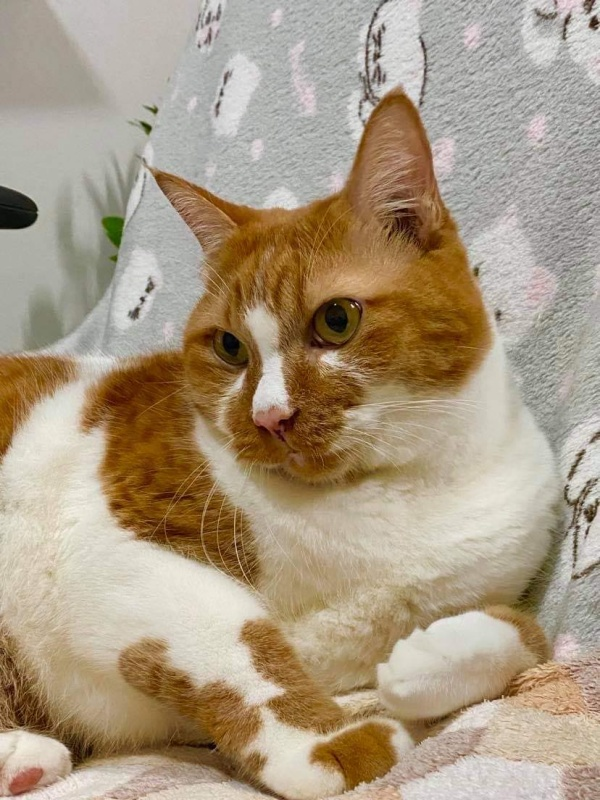
#> input picture assets/3.1_cat.jpg, 600 x 800 px
$ python assignment21.py
#> lines starting #> are read from the running program, lines starting #| are printed output that depends on the picture; after the words box and inside, x2 and y2 are one past the last pixel; in counts of white or black regions, pixels touching at a corner belong together
import cv2 as cv
from matplotlib import pyplot as plt
img = cv.imread('assets/3.1_cat.jpg',0)
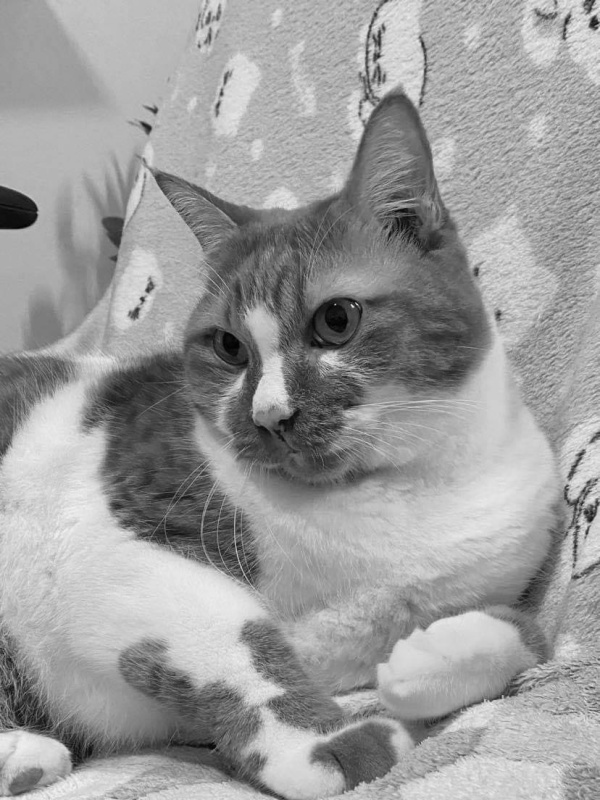
#> img: shape (800, 600); min 0, max 242, mean 155.6
ret1, th1 = cv.threshold(img,127,255,cv.THRESH_BINARY)
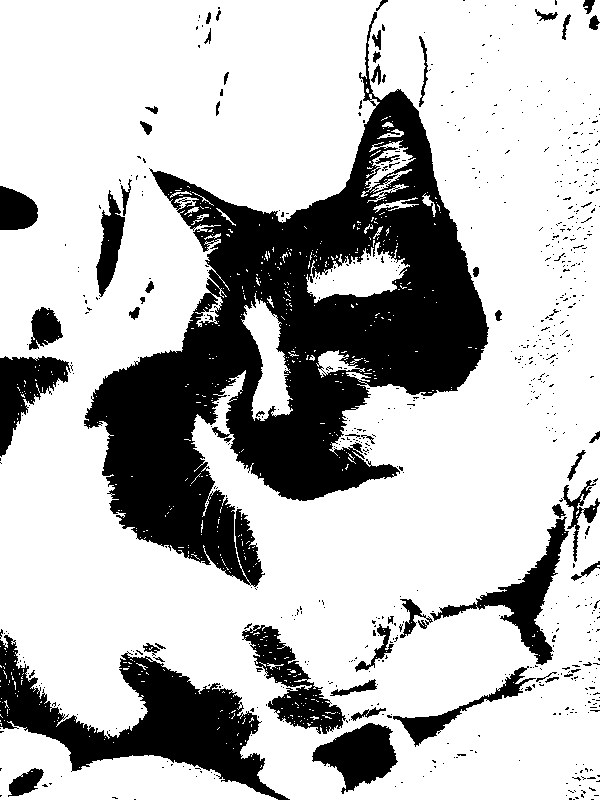
#> th1: shape (800, 600); 73.5% white; 720 black regions (659 under 20 px), largest, box (x1, y1, x2, y2) and area: (84, 12, 489, 587) 83224, (0, 635, 290, 800) 16309, (430, 517, 569, 665) 4069
plt.subplot(2,2,1)
plt.imshow(img, 'gray')
plt.title("Original Image")
plt.subplot(2,2,2)
plt.hist(img.ravel(), 256, [0,255])
plt.title("Histogram")
plt.subplot(2,2,3)
plt.imshow(th1,'gray')
plt.title('Thresholding (v = 127)')
plt.subplot(2,2,4)
plt.hist(th1.ravel(),256,[0,255])
plt.title("Histogram")
plt.tight_layout()
plt.show()
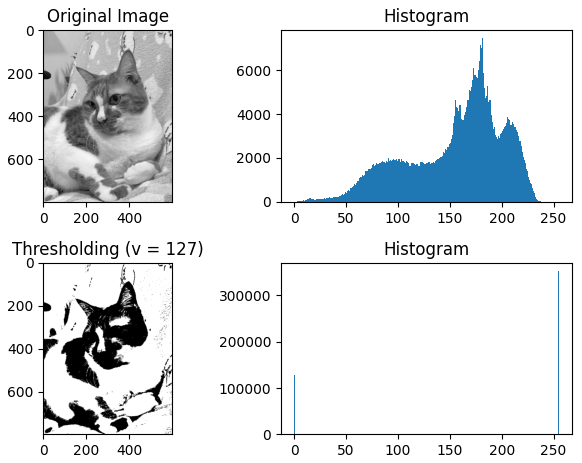
#> figure drawn by matplotlib, 4 panels; panel 2: tallest bar 7444 high, from x = 181.3 to 182.3; panel 4: tallest bar 352848 high, from x = 254 to 255

$ run again, with assets/2.1_cat.jpg copied over assets/3.1_cat.jpg
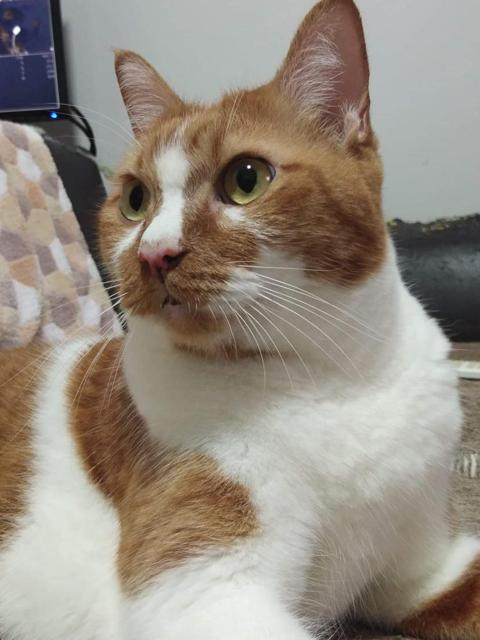
#> input picture assets/2.1_cat.jpg, 480 x 640 px
#> `ret1, th1 = cv.threshold(img,127,255,cv.THRESH_BINARY)`:
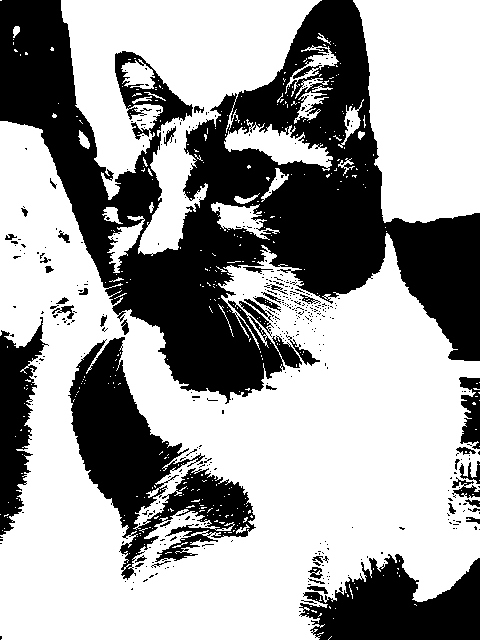
#> th1: shape (640, 480); 62.8% white; 411 black regions (367 under 20 px), largest, box (x1, y1, x2, y2) and area: (0, 0, 480, 404) 77907, (68, 337, 256, 580) 16161, (299, 554, 480, 640) 9868
#> `plt.show()`:
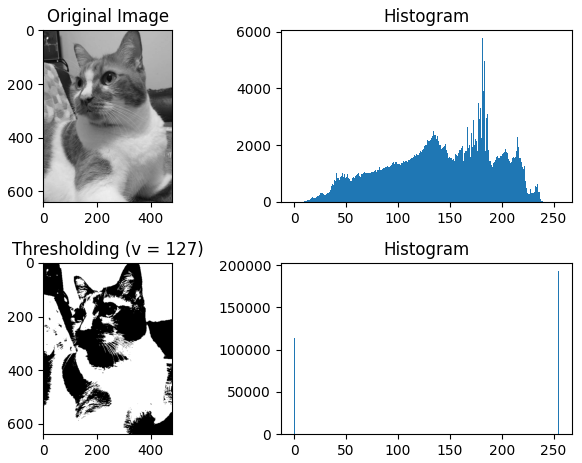
#> figure drawn by matplotlib, 4 panels; panel 2: tallest bar 5762 high, from x = 181.3 to 182.3; panel 4: tallest bar 192961 high, from x = 254 to 255
